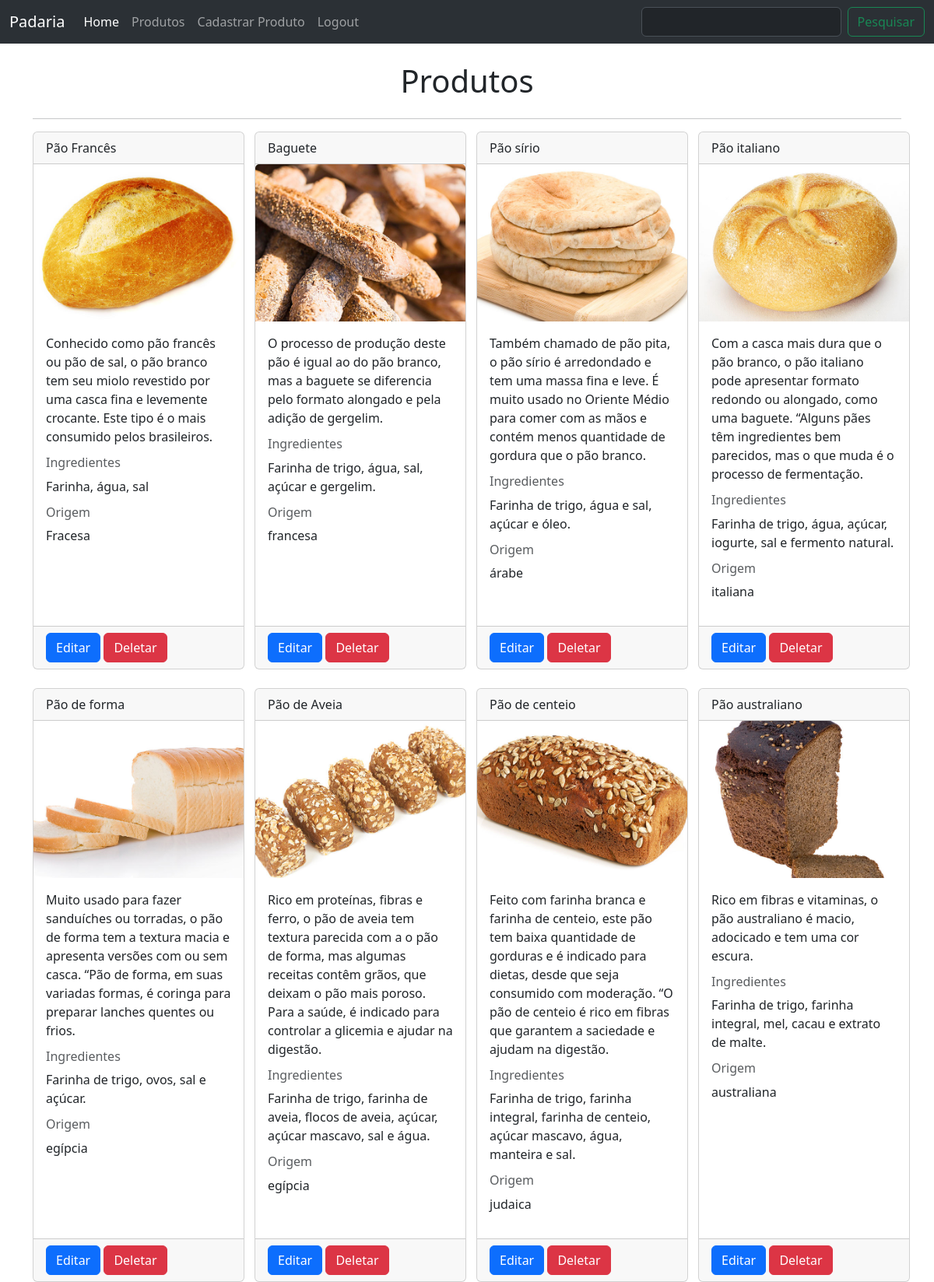
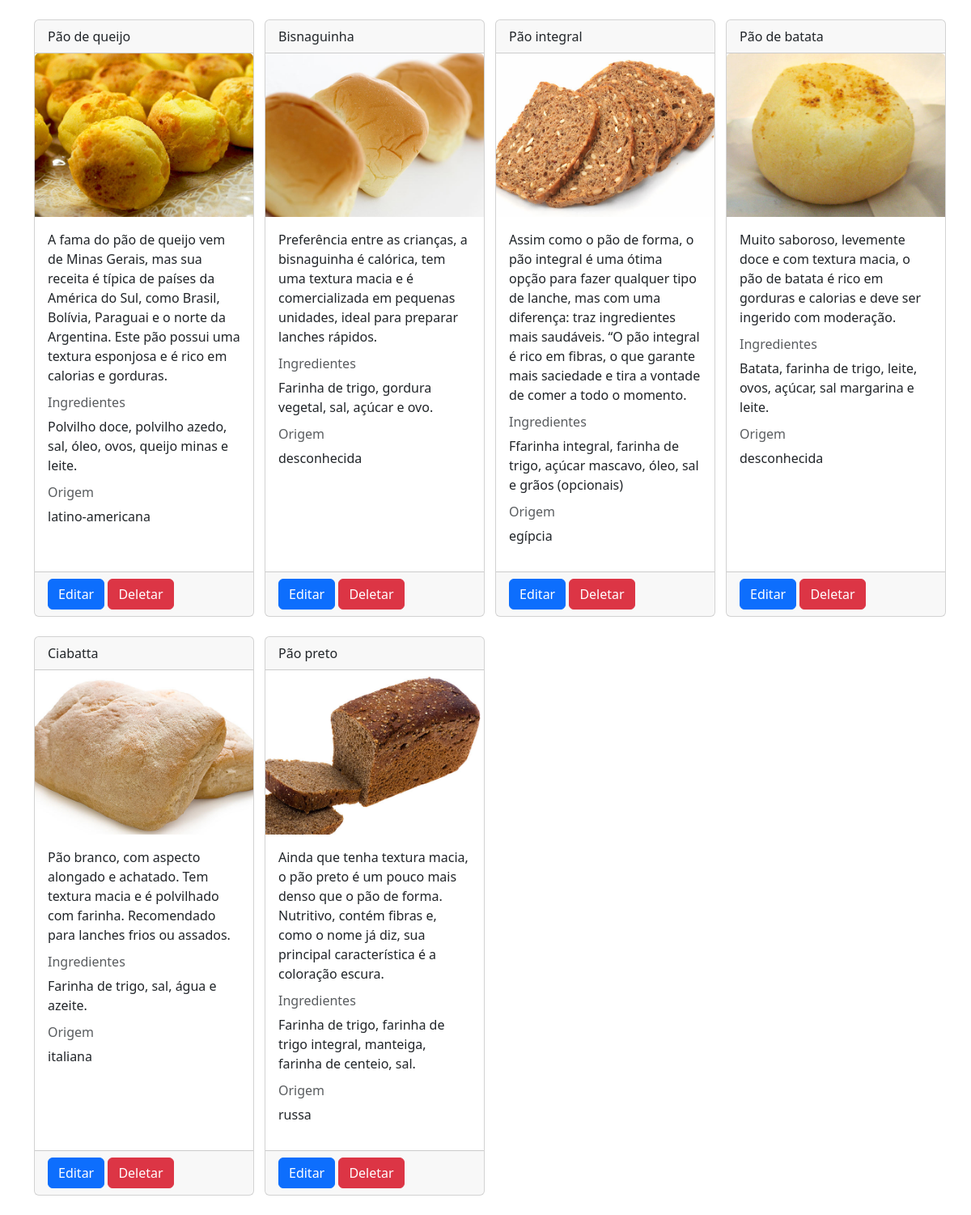
/produtos, run on the app's committed database (2 pictures, top to bottom).
### app.py (models this page shows, shortened)
class Produto(db.Model):
    __tablename__ = 'produto'
    id = db.Column(db.Integer, primary_key=True)
    nome = db.Column(db.String(100), nullable=False)
    descricao = db.Column(db.String(500))
    ingredientes = db.Column(db.String(500))
    origem = db.Column(db.String(100))
    imagem = db.Column(db.String(100))

### app.py (the view)
@app.route("/produtos", methods=['GET', 'POST'])
@login_required
def produtos_pagina():
    if request.method == "POST":
        termo = request.form["pesquisa"]
        resultado = db.session.execute(db.select(Produto)
                                       .filter(Produto.nome.like(f"%{termo}%"))).scalars()
        return render_template('produtos.html', produtos=resultado)
    produtos = db.session.execute(db.select(Produto)).scalars()
    return render_template('produtos.html', produtos=produtos)

### templates/produtos.html (shortened to what this page needs)
{% extends 'base.html' %} {% block pesquisa %}
<form class="d-flex" role="search" action="{{url_for('produtos_pagina')}}" method="post">
  <input class="form-control me-2" type="search" aria-label="Search" name="pesquisa" />
  <button class="btn btn-outline-success" type="submit">Pesquisar</button>
</form>
{% endblock %} {% block main %}
<div class="container">
  <br />
  <div class="d-flex justify-content-center">
    <h1>Produtos</h1>
  </div>
  <hr />
  <div class="row">
    {% for produto in produtos %}
    <div class="col-md-3 mb-4">
      <div class="card h-100 d-flex flex-column" style="width: 17rem">
        <div class="card-header">{{produto.nome}}</div>
        <img
          src="{{url_for('static', filename='imagens/' + produto.imagem)}}"
          class="card-img-top"
          alt="{{produto.nome}}"
        />
        <div class="card-body flex-grow-1">
          <p class="card-text">{{produto.descricao}}</p>
          <h6 class="card-subtitle mb-2 text-body-secondary">Ingredientes</h6>
          <p>{{produto.ingredientes}}</p>
          <h6 class="card-subtitle mb-2 text-body-secondary">Origem</h6>
          <p>{{produto.origem}}</p>
        </div>
        <div class="card-footer">
          <a href="{{url_for('editar_produto', id=produto.id)}}" class="btn btn-primary">Editar</a>
          <a href="{{url_for('deletar_produto', id=produto.id)}}" onclick="return confirm('Deseja realmente deletar este produto?')" class="btn btn-danger">Deletar</a>
        </div>
      </div>
    </div>
    {% endfor %}
  </div>
</div>
{% endblock%}

### templates/base.html (shortened to what this page needs)
<!DOCTYPE html>
<html lang="pt-BR">
  <head>
    <link
      href="https://cdn.jsdelivr.net/npm/bootstrap@5.3.7/dist/css/bootstrap.min.css"
      rel="stylesheet"
    />
  </head>
  <body>
    <header>
      <nav
        class="navbar navbar-expand-lg bg-body-tertiary"
        data-bs-theme="dark"
      >
        <div class="container-fluid">
          <a class="navbar-brand" href="#"> Padaria</a>
          <div class="collapse navbar-collapse" id="navbarSupportedContent">
            <ul class="navbar-nav me-auto mb-2 mb-lg-0">
              <li class="nav-item">
                <a
                  class="nav-link active"
                  aria-current="page"
                  href="{{url_for('home')}}"
                  >Home</a
                >
              </li>
              <li class="nav-item">
                <a class="nav-link" href="{{url_for('produtos_pagina')}}"
                  >Produtos</a
                >
              </li>
              <li class="nav-item">
                <a class="nav-link" href="{{url_for('cadastrar_produto')}}"
                  >Cadastrar Produto</a
                >
              </li>
              <li class="nav-item">
                <a class="nav-link" href="/logout"
                  >Logout</a
                >
              </li>
            </ul>
            {% block pesquisa %}
            {% endblock %}
          </div>
        </div>
      </nav>
    </header>
    <main>{% block main %} {% endblock %}</main>
  </body>
</html>

### data on the page
Produto: nome "Pão Francês", imagem (picture), descricao "Conhecido como pão francês ou pão de sal, o pão branco tem seu miolo revestido por uma casca fina e levemente crocante. Este tipo é o mais consumido pelos brasileiros.", ingredientes "Farinha, água, sal", origem "Fracesa"
Produto: nome "Baguete", imagem (picture), descricao "O processo de produção deste pão é igual ao do pão branco, mas a baguete se diferencia pelo formato alongado e pela adição de gergelim.", ingredientes "Farinha de trigo, água, sal, açúcar e gergelim.", origem "francesa"
Produto: nome "Pão sírio", imagem (picture), descricao "Também chamado de pão pita, o pão sírio é arredondado e tem uma massa fina e leve. É muito usado no Oriente Médio para comer com as mãos e contém menos quantidade de gordura que o pão branco.", ingredientes "Farinha de trigo, água e sal, açúcar e óleo.", origem "árabe"
Produto: nome "Pão italiano", imagem (picture), descricao "Com a casca mais dura que o pão branco, o pão italiano pode apresentar formato redondo ou alongado, como uma baguete. “Alguns pães têm ingredientes bem parecidos, mas o que muda é o processo de fermentação.", ingredientes "Farinha de trigo, água, açúcar, iogurte, sal e fermento natural.", origem "italiana"
Produto: nome "Pão de forma", imagem (picture), descricao "Muito usado para fazer sanduíches ou torradas, o pão de forma tem a textura macia e apresenta versões com ou sem casca. “Pão de forma, em suas variadas formas, é coringa para preparar lanches quentes ou frios.", ingredientes "Farinha de trigo, ovos, sal e açúcar.", origem "egípcia"
Produto: nome "Pão de Aveia", imagem (picture), descricao "Rico em proteínas, fibras e ferro, o pão de aveia tem textura parecida com a o pão de forma, mas algumas receitas contêm grãos, que deixam o pão mais poroso. Para a saúde, é indicado para controlar a glicemia e ajudar na digestão.", ingredientes "Farinha de trigo, farinha de aveia, flocos de aveia, açúcar, açúcar mascavo, sal e água.", origem "egípcia"
Produto: nome "Pão de centeio", imagem (picture), descricao "Feito com farinha branca e farinha de centeio, este pão tem baixa quantidade de gorduras e é indicado para dietas, desde que seja consumido com moderação. “O pão de centeio é rico em fibras que garantem a saciedade e ajudam na digestão.", ingredientes "Farinha de trigo, farinha integral, farinha de centeio, açúcar mascavo, água, manteira e sal.", origem "judaica"
Produto: nome "Pão australiano", imagem (picture), descricao "Rico em fibras e vitaminas, o pão australiano é macio, adocicado e tem uma cor escura.", ingredientes "Farinha de trigo, farinha integral, mel, cacau e extrato de malte.", origem "australiana"
Produto: nome "Pão de queijo", imagem (picture), descricao "A fama do pão de queijo vem de Minas Gerais, mas sua receita é típica de países da América do Sul, como Brasil, Bolívia, Paraguai e o norte da Argentina. Este pão possui uma textura esponjosa e é rico em calorias e gorduras.", ingredientes "Polvilho doce, polvilho azedo, sal, óleo, ovos, queijo minas e leite.", origem "latino-americana"
Produto: nome "Bisnaguinha", imagem (picture), descricao "Preferência entre as crianças, a bisnaguinha é calórica, tem uma textura macia e é comercializada em pequenas unidades, ideal para preparar lanches rápidos.", ingredientes "Farinha de trigo, gordura vegetal, sal, açúcar e ovo.", origem "desconhecida"
Produto: nome "Pão integral", imagem (picture), descricao "Assim como o pão de forma, o pão integral é uma ótima opção para fazer qualquer tipo de lanche, mas com uma diferença: traz ingredientes mais saudáveis. “O pão integral é rico em fibras, o que garante mais saciedade e tira a vontade de comer a todo o momento.", ingredientes "Ffarinha integral, farinha de trigo, açúcar mascavo, óleo, sal e grãos (opcionais)", origem "egípcia"
Produto: nome "Pão de batata", imagem (picture), descricao "Muito saboroso, levemente doce e com textura macia, o pão de batata é rico em gorduras e calorias e deve ser ingerido com moderação.", ingredientes "Batata, farinha de trigo, leite, ovos, açúcar, sal margarina e leite.", origem "desconhecida"
Produto: nome "Ciabatta", imagem (picture), descricao "Pão branco, com aspecto alongado e achatado. Tem textura macia e é polvilhado com farinha. Recomendado para lanches frios ou assados.", ingredientes "Farinha de trigo, sal, água e azeite.", origem "italiana"
Produto: nome "Pão preto", imagem (picture), descricao "Ainda que tenha textura macia, o pão preto é um pouco mais denso que o pão de forma. Nutritivo, contém fibras e, como o nome já diz, sua principal característica é a coloração escura.", ingredientes "Farinha de trigo, farinha de trigo integral, manteiga, farinha de centeio, sal.", origem "russa"
